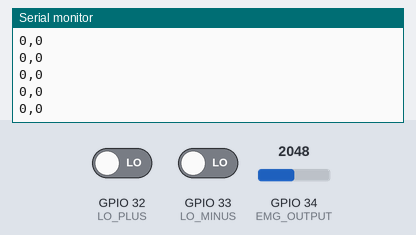
Bench run of a sketch on a simulated ESP32. Parts: the last lines printed to the serial monitor. The inputs (shaded band) are chosen by the test bench; at power-on: GPIO 34 (EMG_OUTPUT) = 2048, GPIO 32 (LO_PLUS) LOW, GPIO 33 (LO_MINUS) LOW.

Above: at 4.7 s.
4.8 s: GPIO 34 (EMG_OUTPUT) set to 2866
At 5.3 s:
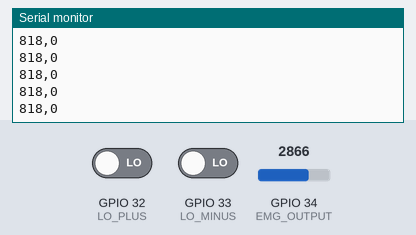
6.3 s: GPIO 32 (LO_PLUS) driven HIGH
At 7.0 s:
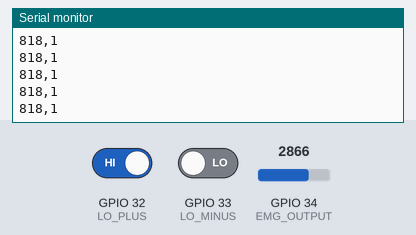
7.8 s: GPIO 34 (EMG_OUTPUT) set to 3603
At 8.6 s:
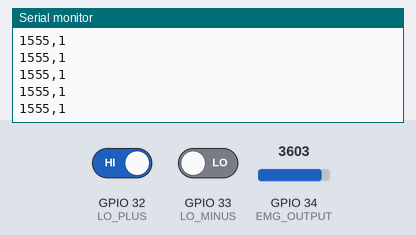
Timing chart, 0 to 9.0 s (numbered marks = the images above; inputs shaded):
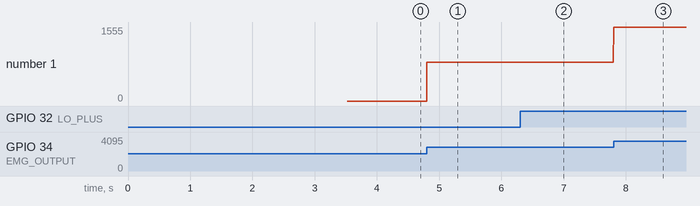

Measured:
- after the input at 4.8 s, the serial monitor: prints a new line at once (image 1)
- after the input at 6.3 s, the serial monitor: prints a new line at once (image 2)
- after the input at 7.8 s, the serial monitor: prints a new line at once (image 3)
- plotted number 1: 0 → 818 after the input at 4.8 s, 818 → 1555 after the input at 7.8 s

The sketch:

single_channel_subvocal.ino
```cpp
/*
 * Single Channel AD8232 - Phase 4 Subvocalization
 * WITH BASELINE CALIBRATION
 *
 * Uses ONE working AD8232 sensor (the 1.8K baseline one).
 * Position electrodes under chin for subvocalization detection.
 *
 * Wiring:
 *   AD8232:  OUTPUT -> GPIO34, LO+ -> GPIO32, LO- -> GPIO33
 *            SDN -> 3.3V, GND -> GND, 3.3V -> 3.3V
 */

// ============ PIN DEFINITIONS ============
#define EMG_OUTPUT 34
#define LO_PLUS 32
#define LO_MINUS 33

// ============ CONFIGURATION ============
#define SAMPLE_RATE_HZ 500
#define BAUD_RATE 115200
#define CALIBRATION_SAMPLES 200

int baseline = 2048;
const int sampleDelayMs = 1000 / SAMPLE_RATE_HZ;

void setup() {
  Serial.begin(BAUD_RATE);

  pinMode(LO_PLUS, INPUT);
  pinMode(LO_MINUS, INPUT);

  Serial.println("Single Channel Subvocal EMG - Phase 4");
  Serial.println("Calibrating... RELAX YOUR FACE!");
  delay(2000);

  calibrateBaseline();

  Serial.print("Baseline: "); Serial.println(baseline);
  Serial.println("Format: Deviation,LeadsOff");
  Serial.println("---");
  delay(500);
}

void calibrateBaseline() {
  long sum = 0;
  for (int i = 0; i < CALIBRATION_SAMPLES; i++) {
    sum += analogRead(EMG_OUTPUT);
    delay(5);
  }
  baseline = sum / CALIBRATION_SAMPLES;
}

void loop() {
  int leads_off = (digitalRead(LO_PLUS) == 1 || digitalRead(LO_MINUS) == 1) ? 1 : 0;

  int raw = analogRead(EMG_OUTPUT);
  int deviation = raw - baseline;  // Centered around 0

  // Output: Deviation,LeadsOff
  Serial.print(deviation);
  Serial.print(",");
  Serial.println(leads_off);

  delay(sampleDelayMs);
}
```
